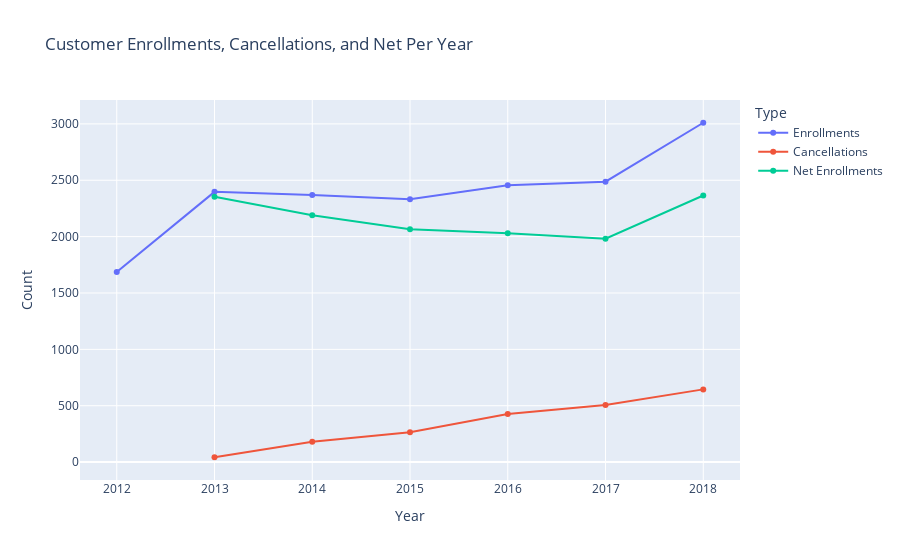

Notebook code for this chart:
### Code cell
# Grouping data by Enrollment Year to count enrollments per year
enrollments_per_year = final_df.groupby('Enrollment Year')['Loyalty Number'].count().reset_index()
enrollments_per_year.rename(columns={'Loyalty Number': 'Enrollments'}, inplace=True)

# Grouping data by Cancellation Year to count cancellations per year
cancellations_per_year = final_df.groupby('Cancellation Year')['Cancelled'].sum().reset_index()
cancellations_per_year.rename(columns={'Cancelled': 'Cancellations'}, inplace=True)

# Merging enrollments and cancellations data
enrollments_cancellations = enrollments_per_year.merge(cancellations_per_year, how='outer', left_on='Enrollment Year', right_on='Cancellation Year')

# Calculating net enrollments per year
enrollments_cancellations['Net Enrollments'] = enrollments_cancellations['Enrollments'] - enrollments_cancellations['Cancellations']

# Plotting using Plotly Express
fig = px.line(enrollments_cancellations, x='Enrollment Year', y=['Enrollments', 'Cancellations', 'Net Enrollments'],
              markers=True, title='Customer Enrollments, Cancellations, and Net Per Year',
              labels={'value': 'Count', 'variable': 'Type', 'Enrollment Year': 'Year'})
fig.show()

### Figure 1 — Plotly figure (JSON) as saved in the notebook; plotly's stock layout.template omitted (floating-point values rounded to 4 significant figures)
{"data": [{"hovertemplate": "Type=Enrollments<br>Year=%{x}<br>Count=%{y}<extra></extra>", "legendgroup": "Enrollments", "line": {"color": "#636efa", "dash": "solid"}, "marker": {"symbol": "circle"}, "mode": "lines+markers", "name": "Enrollments", "orientation": "v", "showlegend": true, "type": "scatter", "x": [2012, 2013, 2014, 2015, 2016, 2017, 2018], "xaxis": "x", "y": [1686.0, 2397.0, 2370.0, 2331.0, 2456.0, 2487.0, 3010.0], "yaxis": "y"}, {"hovertemplate": "Type=Cancellations<br>Year=%{x}<br>Count=%{y}<extra></extra>", "legendgroup": "Cancellations", "line": {"color": "#EF553B", "dash": "solid"}, "marker": {"symbol": "circle"}, "mode": "lines+markers", "name": "Cancellations", "orientation": "v", "showlegend": true, "type": "scatter", "x": [2012, 2013, 2014, 2015, 2016, 2017, 2018], "xaxis": "x", "y": [NaN, 43.0, 181.0, 265.0, 427.0, 506.0, 645.0], "yaxis": "y"}, {"hovertemplate": "Type=Net Enrollments<br>Year=%{x}<br>Count=%{y}<extra></extra>", "legendgroup": "Net Enrollments", "line": {"color": "#00cc96", "dash": "solid"}, "marker": {"symbol": "circle"}, "mode": "lines+markers", "name": "Net Enrollments", "orientation": "v", "showlegend": true, "type": "scatter", "x": [2012, 2013, 2014, 2015, 2016, 2017, 2018], "xaxis": "x", "y": [NaN, 2354.0, 2189.0, 2066.0, 2029.0, 1981.0, 2365.0], "yaxis": "y"}], "layout": {"legend": {"title": {"text": "Type"}, "tracegroupgap": 0}, "title": {"text": "Customer Enrollments, Cancellations, and Net Per Year"}, "xaxis": {"anchor": "y", "domain": [0, 1], "title": {"text": "Year"}}, "yaxis": {"anchor": "x", "domain": [0, 1], "title": {"text": "Count"}}}}
